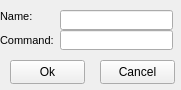
<ui version="4.0" >
 <author></author>
 <comment></comment>
 <exportmacro></exportmacro>
 <class>QSetButtonDlgClass</class>
 <widget class="QWidget" name="QSetButtonDlgClass" >
  <property name="geometry" >
   <rect>
    <x>0</x>
    <y>0</y>
    <width>181</width>
    <height>90</height>
   </rect>
  </property>
  <property name="windowTitle" >
   <string>QSetButtonDlg</string>
  </property>
  <property name="autoFillBackground" >
   <bool>true</bool>
  </property>
  <widget class="QLabel" name="label" >
   <property name="geometry" >
    <rect>
     <x>0</x>
     <y>10</y>
     <width>47</width>
     <height>14</height>
    </rect>
   </property>
   <property name="text" >
    <string>&lt;html>&lt;head>&lt;meta name="qrichtext" content="1" />&lt;/head>&lt;body style=" white-space: pre-wrap; font-family:MS Shell Dlg; font-size:8.25pt; font-weight:400; font-style:normal; text-decoration:none;">&lt;p style=" margin-top:0px; margin-bottom:0px; margin-left:0px; margin-right:0px; -qt-block-indent:0; text-indent:0px;">&lt;span style=" font-size:8pt;">Name:&lt;/span>&lt;/p>&lt;/body>&lt;/html></string>
   </property>
  </widget>
  <widget class="QLabel" name="label_2" >
   <property name="geometry" >
    <rect>
     <x>0</x>
     <y>30</y>
     <width>58</width>
     <height>22</height>
    </rect>
   </property>
   <property name="text" >
    <string>&lt;html>&lt;head>&lt;meta name="qrichtext" content="1" />&lt;/head>&lt;body style=" white-space: pre-wrap; font-family:MS Shell Dlg; font-size:8.25pt; font-weight:400; font-style:normal; text-decoration:none;">&lt;p style=" margin-top:0px; margin-bottom:0px; margin-left:0px; margin-right:0px; -qt-block-indent:0; text-indent:0px;">&lt;span style=" font-size:8pt;">Command:&lt;/span>&lt;/p>&lt;/body>&lt;/html></string>
   </property>
  </widget>
  <widget class="QLineEdit" name="lineName" >
   <property name="geometry" >
    <rect>
     <x>60</x>
     <y>10</y>
     <width>113</width>
     <height>20</height>
    </rect>
   </property>
   <property name="toolTip" >
    <string>Input name button</string>
   </property>
  </widget>
  <widget class="QLineEdit" name="lineCommand" >
   <property name="geometry" >
    <rect>
     <x>60</x>
     <y>30</y>
     <width>113</width>
     <height>20</height>
    </rect>
   </property>
   <property name="toolTip" >
    <string>Input command</string>
   </property>
  </widget>
  <widget class="QPushButton" name="pushOk" >
   <property name="geometry" >
    <rect>
     <x>10</x>
     <y>60</y>
     <width>75</width>
     <height>24</height>
    </rect>
   </property>
   <property name="text" >
    <string>Ok</string>
   </property>
  </widget>
  <widget class="QPushButton" name="pushCancel" >
   <property name="geometry" >
    <rect>
     <x>100</x>
     <y>60</y>
     <width>75</width>
     <height>24</height>
    </rect>
   </property>
   <property name="text" >
    <string>Cancel</string>
   </property>
  </widget>
 </widget>
 <layoutdefault spacing="6" margin="11" />
 <pixmapfunction></pixmapfunction>
 <resources/>
 <connections/>
</ui>
